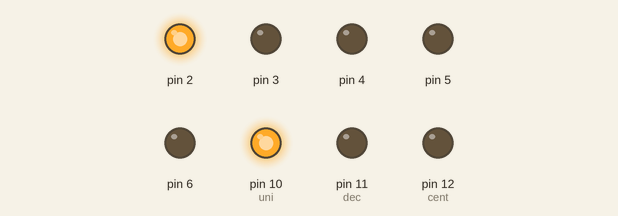
A sketch run on a simulated Arduino Uno, built with avr-gcc and run on an emulated ATmega328P. Shown: output pins drawn as LEDs (lit = HIGH).

Above: at 0.1 s.
At 4.9 s:
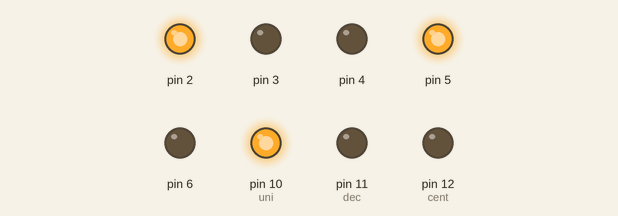
At 9.9 s:
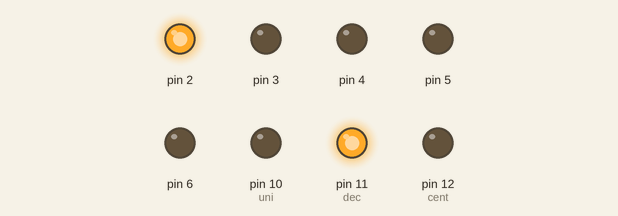
At 19.91 s:
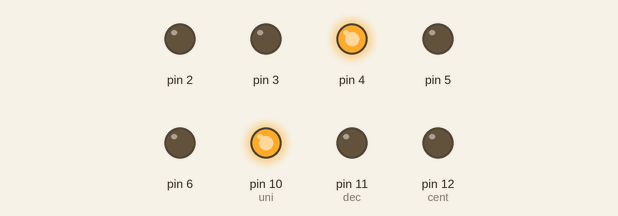
At 29.71 s:
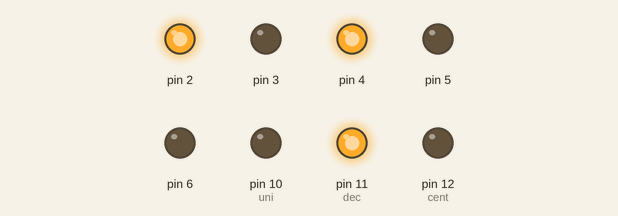
At 39.72 s:
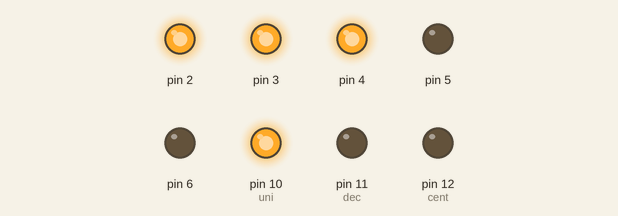
Timing chart, 0 to 40.0 s (numbered marks = the images above):
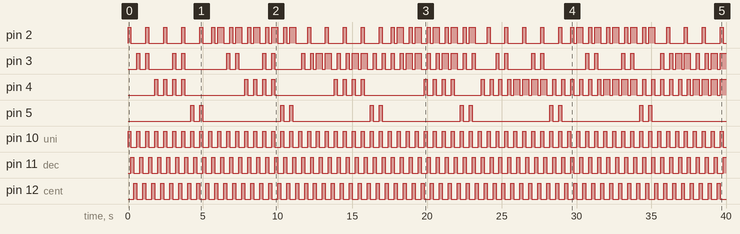

Measured:
- by itself, pin 2: moves between LOW and HIGH, repeating every 12.0 s
- by itself, pin 3: LOW → HIGH at 0.60 s, → LOW 0.20 s later, → HIGH 0.40 s later, → LOW 0.20 s later, … (87 changes in this stretch)
- by itself, pin 4: LOW → HIGH at 1.8 s, → LOW 0.20 s later, → HIGH 0.40 s later, → LOW 0.20 s later, … (87 changes in this stretch)
- by itself, pin 5: repeats every 6.0 s: LOW 0.40 s, HIGH 0.20 s, LOW 5.2 s, HIGH 0.20 s
- by itself, pin 10 (uni), pin 11 (dec), pin 12 (cent): alternates HIGH for 0.20 s and LOW for 0.40 s

The sketch:

contador1a200.ino
```cpp
/*
  Contador del 1 al 200 con display con multiplexacion de displays
  el contador se iniciara sin la intervencion del usuario
  Configuracion
  Nombre: Luis Farinango
  Estructuras de programacion
  pinMode(pin,MODO),PIN 0-13
          MODO.INPUt Y OUTPUT
  delay
  metodo(variable de entrada o salida ){intrucciones }
  for(condiciones){instrucciones}
  digitalWrite(pin,Estado)
  variable%cantidad=modulo de tal cantidad de la variable
*/

int j;//varible para contador
int i;//variable para recorrer los bits
int dec = 11;//pines de control de cambio de unidades
int uni = 10;//pines de control de cambio de unidades
int cent = 12; //pines de control de cambio de unidades
int decenas;//variables auxiliares para cambio de unidades
int unidades ;//variables auxiliares para cambio de unidades
int centenas ;//variables auxiliares para cambio de unidades
void setup(){//-------------------------------------------------------------------------------------------------------------------------------------------------------
for(int i=2;i<=6;i++){ // inicializacion de los pines de salida para los bits respectivos
pinMode(i, OUTPUT);}// inicializacion de los pines de salida para los bits respectivos
j = 0;//se inicializa el contador en cero
  pinMode(dec, OUTPUT);//pines de salida para control multiplexado de display
  pinMode(uni, OUTPUT);//pines de salida para control multiplexado de display
  pinMode(cent, OUTPUT);//pines de salida para control multiplexado de display
}
void encendido(int cont)//----------------------------------------------------------------------------------------------------------------------------------------------
{//metodo para encendido de displays,entra la variable cont que sera el contador
for(int i=2; i<=6; i++){ //recorre las posiciones de los pines antes declarados
digitalWrite(i, cont%2); //en la posicion del contador realiza la operacion modulo de los numeros provenientes del contador para activar los pines correspondienntes
cont=cont/2;//divide cont sobre dos para la siguente posicion
}//fin de metodo
}
void loop() {//--------------------------------------------------------------------------------------------------------------------------------------------------------
    if (j <200) {// condicion para aumentar la varible j que tendra los valores de 0-200
      j++;//se inicializo j en 0 por lo que comenzara a aumentar
      centenas=j/100;//calculo de centenas
      decenas=(j-centenas*100)/10; //calculo de las decenas
      unidades=(j-centenas*100-decenas*10); //calculo de unidades
  }
   else {//si sobrepasa la cantidad se realizan las operaciones siguientes
     j = 1;//j regresa a uno para cumplir la condicion de que el contador repita de 1 a 200 y comenzar de nuevo el ciclo
     unidades=1;// unidades regresa a uno para cumplir la condicion de que el contador repita de 1 a 200 y comenzar de nuevo el ciclo
     decenas=0;//decenas regresa a 0 para comenzar de nuevo el ciclo
     centenas=0;//centenas  regresa a 0 para comenzar de nuevo el ciclo
  }
  // instrucciones para el encendido de displays
  digitalWrite(uni,HIGH);//alimentacion del display correspondiente a unidades
  digitalWrite(dec,LOW);//no se debe activar el display de decenas
  digitalWrite(cent,LOW);//no se debe activar el display de centenas
  encendido(unidades);//llamado del metodo encendido para comenzar el conteo en el display de unidades
  delay(200);//retraso para no saturar el sistema
  digitalWrite(uni,LOW);//no se debe encender el display de unidades
  digitalWrite(dec,HIGH);//alimentacion del display correspondiente a decenas
  digitalWrite(cent,LOW);//no se debe activar el display de centenas
  encendido(decenas);//llamado del metodo encendido para comenzar el conteo en el display de decenas
  delay(200);//retraso para no saturar el sistema
  digitalWrite(uni,LOW);//no se debe encender el display de unidades
  digitalWrite(dec,LOW);//no se debe activar el display de decenas
  digitalWrite(cent,HIGH);//alimentacion del display correspondiente a centenas
  encendido(centenas);//llamado del metodo encendido para comenzar el conteo en el display de unidades
  delay(200);//retraso para no saturar el sistema

}
```
